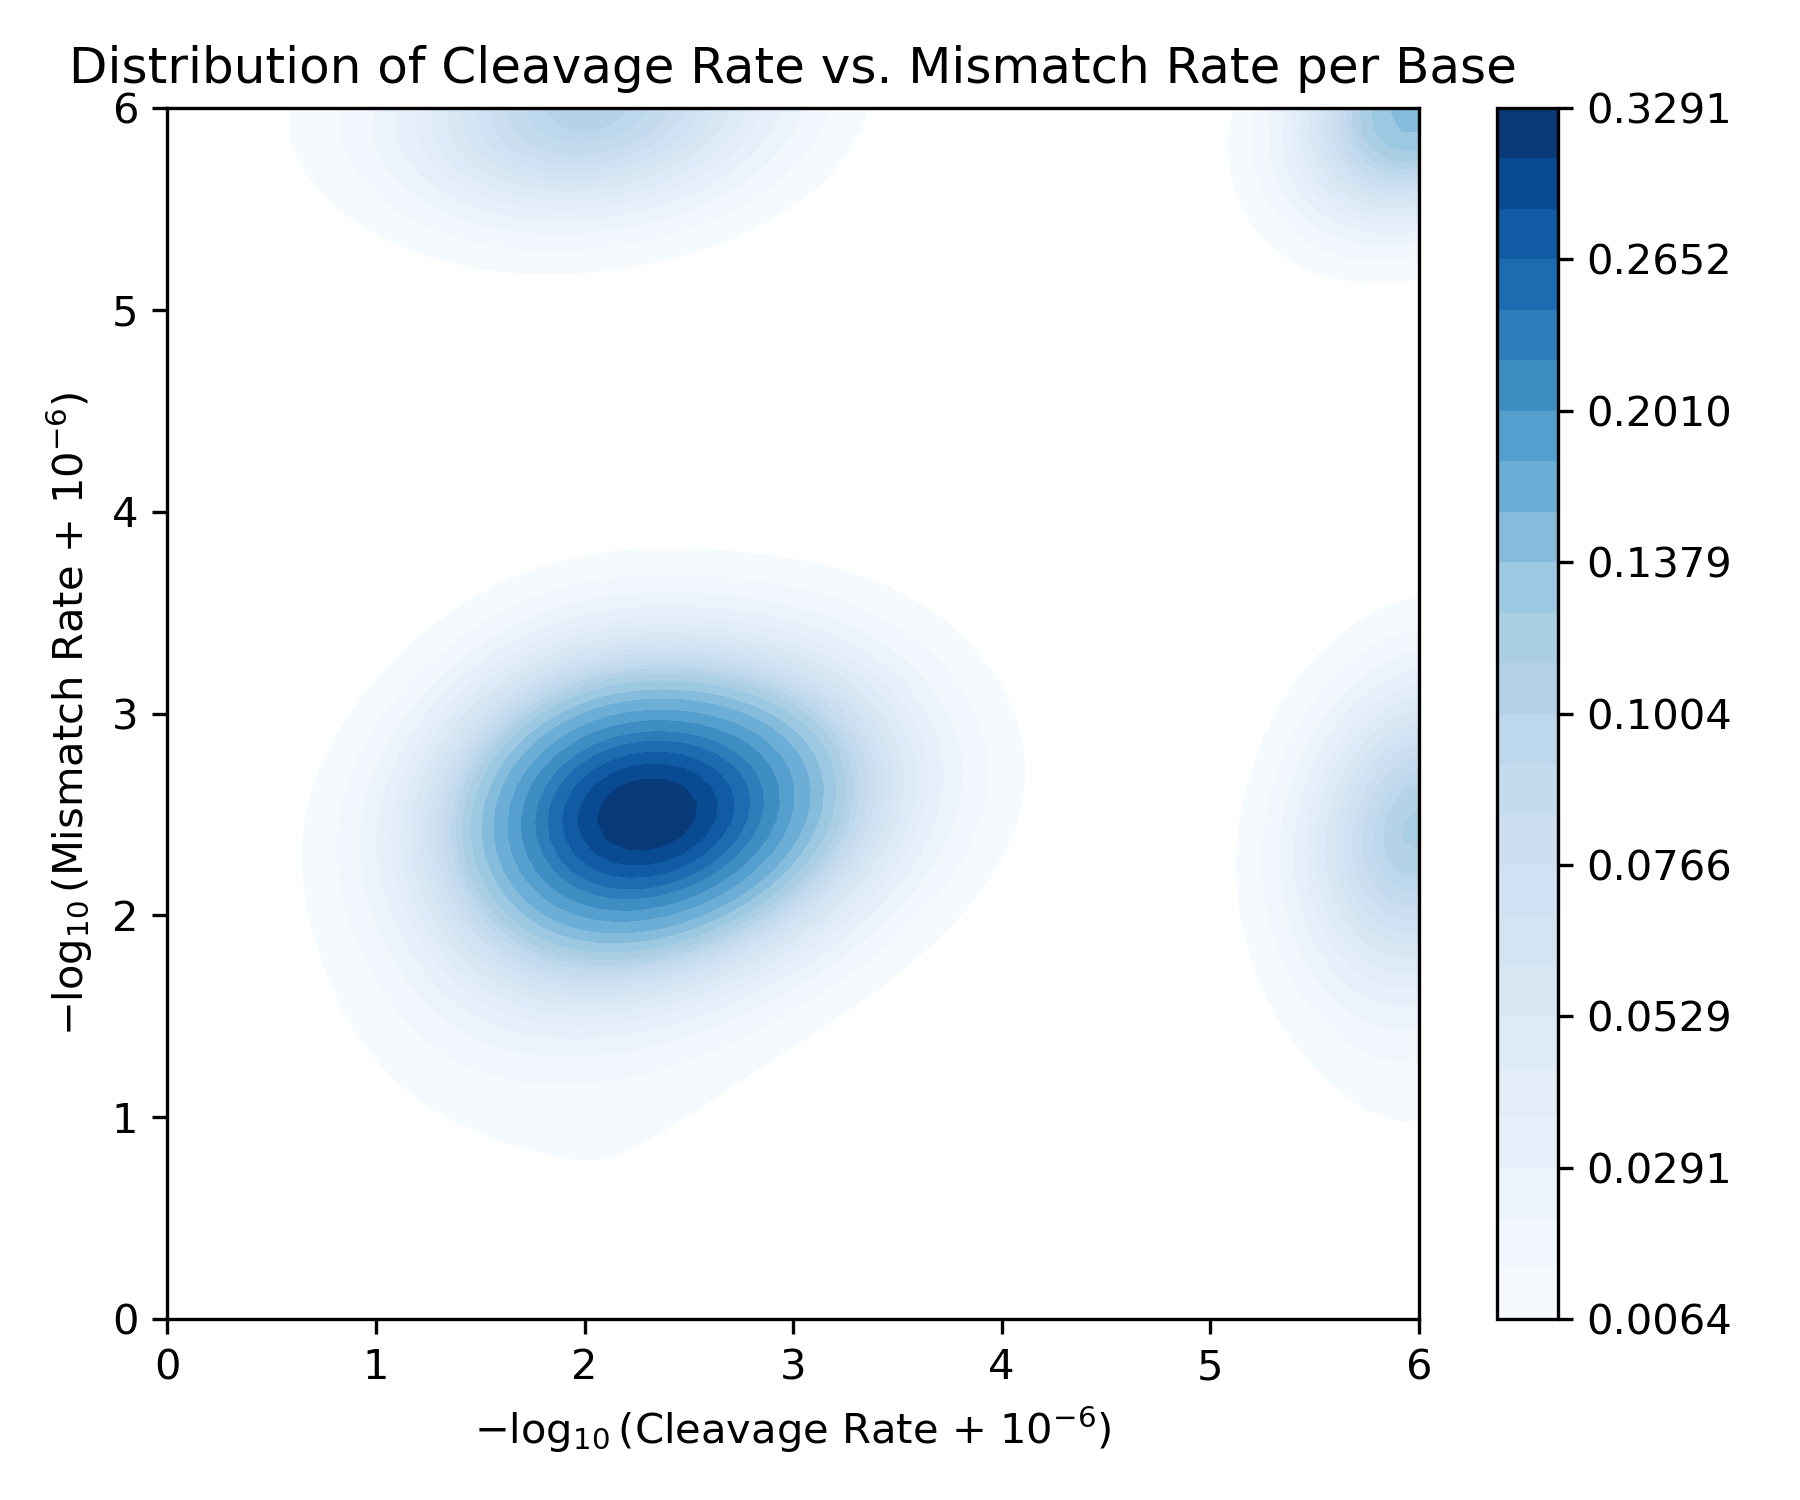

This chart was generated by the following Python code:
import matplotlib.pyplot as plt
import seaborn as sns
import pandas as pd
import numpy as np
import sys
import orjson

dataset_csv = sys.argv[1]
bootstrap_size = int(sys.argv[2])
levels = int(sys.argv[3])
grid_size = int(sys.argv[4])
output_plot = sys.argv[5]

dataset = pd.read_csv(dataset_csv)
end_rate = list()
mismatch_rate = list()
for _, row in dataset.iterrows():
    end_rate.extend(orjson.loads(row["ER"]))
    mismatch_rate.extend(orjson.loads(row["MR"]))

indices = list(range(len(end_rate)))
indices = np.random.choice(indices, size=bootstrap_size, replace=True)
end_rate_sample = np.array(end_rate)[indices]
mismatch_rate_sample = np.array(mismatch_rate)[indices]

plt.figure(figsize=(6, 5), dpi=300)
sns.kdeplot(x=end_rate_sample, y=mismatch_rate_sample, fill=True, levels=levels, cbar=True, cmap=sns.color_palette("Blues", as_cmap=True), gridsize=grid_size)
plt.xlim((0, 6))
plt.ylim((0, 6))
plt.xlabel(r"$-\log_{10}$(Cleavage Rate + $10^{-6}$)")
plt.ylabel(r"$-\log_{10}$(Mismatch Rate + $10^{-6}$)")
plt.title("Distribution of Cleavage Rate vs. Mismatch Rate per Base")
plt.tight_layout()
plt.savefig(output_plot)
